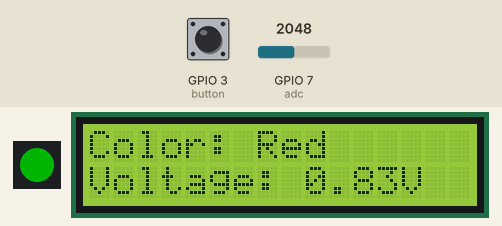
A program run on a simulated ESP32 board running MicroPython. On the bench: 1 RGB LEDs in strip order, left to right, 16×2 character LCD. The inputs (shaded band) are chosen by the test bench; at power-on: GPIO 7 (adc) = 2048, GPIO 3 (button) HIGH (analog values on the 0–4095 scale). Dim RGB values are drawn brighter than linear; what the program prints to the serial console is not drawn.

Above: at 1.2 s.
1.3 s: GPIO 7 (adc) set to 46
At 1.6 s:
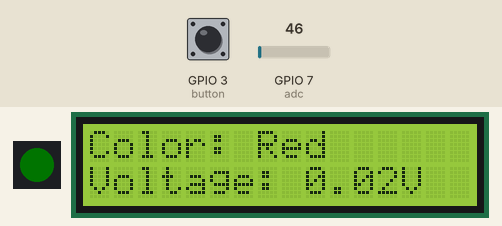
2.8 s: GPIO 7 (adc) set to 36
At 4.0 s:
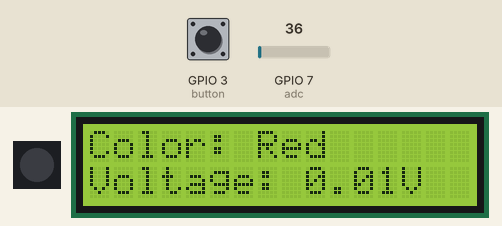
4.3 s: GPIO 3 (button) pulled LOW for 0.15 s
At 5.1 s:
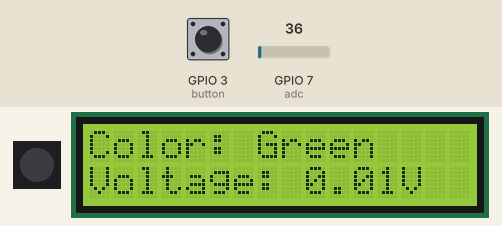
5.9 s: GPIO 3 (button) pulled LOW for 1 s
At 8.1 s:
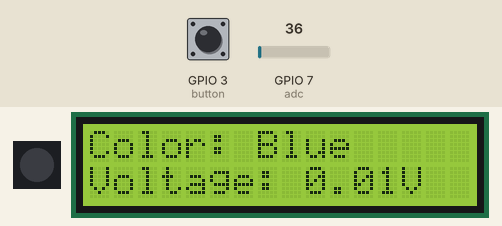
8.4 s: GPIO 7 (adc) set to 1228
At 8.7 s:
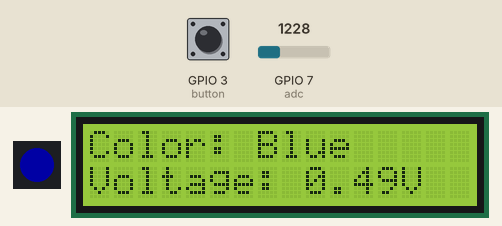
11.4 s: GPIO 3 (button) pulsed LOW 5 times (0.12 s each, 0.3 s apart)
At 14.1 s:
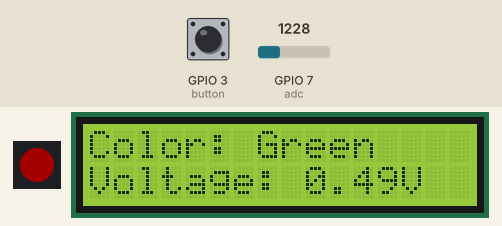
Timing chart, 0 to 15.6 s (numbered marks = the images above; inputs shaded):
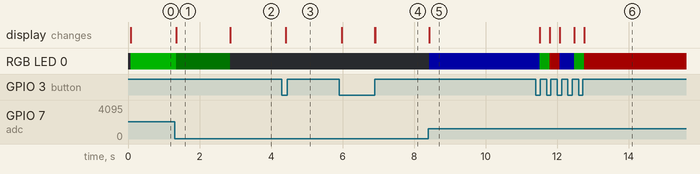

Measured:
- the behaviour switches between 41 and 40 on GPIO 7 (adc) (found by bisection; images 1 and 2)
- after the input at 1.3 s, RGB LED 0: RGB(0, 63, 0) → RGB(0, 1, 0) after 0.05 s; the display: changes after 0.05 s (image 1)
- after the input at 2.8 s, RGB LED 0: RGB(0, 1, 0) → off after 0.05 s; the display: changes after 0.05 s (image 2)
- after the input at 4.3 s, the display: changes after 0.11 s (image 3)
- after the input at 5.9 s, the display: changes after 0.08 s (image 4)
- after the input at 8.4 s, RGB LED 0: off → RGB(0, 0, 38) at once; the display: changes at once (image 5)
- after the input at 11.4 s, RGB LED 0: RGB(0, 0, 38) → RGB(0, 38, 0) after 0.11 s, → RGB(38, 0, 0) 0.28 s later, → RGB(0, 0, 38) 0.28 s later, → RGB(0, 38, 0) 0.40 s later, … (5 changes in this stretch); the display: first changes after 0.11 s (image 6 shows a later state)

The program:

rgbLed_Controller_ExtraMile.py
```python
#!/usr/bin/env python
# -*-coding:utf-8 -*-
'''
@File    :   rgbLed_Controller_ExtraMile.py
@Time    :   2024/03/22 11:41:37
@Author  :   Uras Ayanoglu
@Version :   1.0
@Contact :   uras.ayanoglu@edu.turkuamk.fi
@License :   (C)Copyright 2024, Uras Ayanoglu
@Desc    :   An RGB LED (WS2812D-F5_STRAW HAT-15MA) controller with a potentiometer and a button that displays the selected color and voltage on an LCD.
@Platform:   AI-Thinker NodeMCU ESP12k ESP32-S2 on MicroPython v1.22.2
'''

from machine import ADC, Pin, PWM, SoftI2C
from lib_lcd1602_2004_with_i2c import LCD
from neopixel import NeoPixel
import time

# Initialize ADC for potentiometer
adc = ADC(Pin(7))
adc.atten(ADC.ATTN_11DB)  # For full range of 3.3V or 5V

# Initialize NeoPixel for WS2812 LED
neo_pin = Pin(4, Pin.OUT)  # Use the GPIO pin connected to Din of WS2812
num_leds = 1  # Number of LEDs in the strip
np = NeoPixel(neo_pin, num_leds)

# Initialize the button
button = Pin(3, Pin.IN)

# Initialize I2C for LCD (modify the pins as per your ESP32-S2 board)

scl_pin = 9 # pin number for SCL
sda_pin = 8 # pin number for SDA

# Create LCD object
lcd = LCD(SoftI2C(scl=Pin(scl_pin), sda=Pin(sda_pin), freq=100000))

color_names = ["Red", "Green", "Blue"]

def update_lcd(color, voltage):
    lcd.clear()
    # Display color information on the first row (y=0)
    lcd.puts("Color: {}".format(color_names[color]), y=0, x=0)
    # Display voltage information on the second row (y=1)
    lcd.puts("Voltage: {:.2f}V".format(voltage), y=1, x=0)

# Variables to track button state and color selection
last_button_state = 1
current_color = 0
debounce_time = 50

def update_led_brightness(color, value):
    # Convert potentiometer value to RGB value (0-255)
    rgb_value = int(value * 255 / 1023)

    # Create a color tuple (R, G, B)
    if color == 0:  # green
        color_tuple = (0, rgb_value, 0)
    elif color == 1:  # red
        color_tuple = (rgb_value, 0, 0)
    else:  # blue
        color_tuple = (0, 0, rgb_value)

    # Set the color of the first LED
    np[0] = color_tuple
    np.write()

while True:
    button_state = button.value()
    if button_state != last_button_state:
        if button_state == 0:  # Button is pressed
            time.sleep_ms(debounce_time)  # Debouncing
            current_color = (current_color + 1) % 3  # Cycle through colors

    last_button_state = button_state

    # Read potentiometer value and map to PWM range
    pot_value = adc.read() * 1023 // 8191

    # Update the brightness of the selected LED
    update_led_brightness(current_color, pot_value)

    # Calculate the voltage (assuming 3.3V max for ADC)
    print(adc.read())
    voltage = adc.read() * 3.3 / 8191

    # Update the LCD display
    update_lcd(current_color, voltage)

    time.sleep(0.1)  # Small delay to reduce flickering
```
